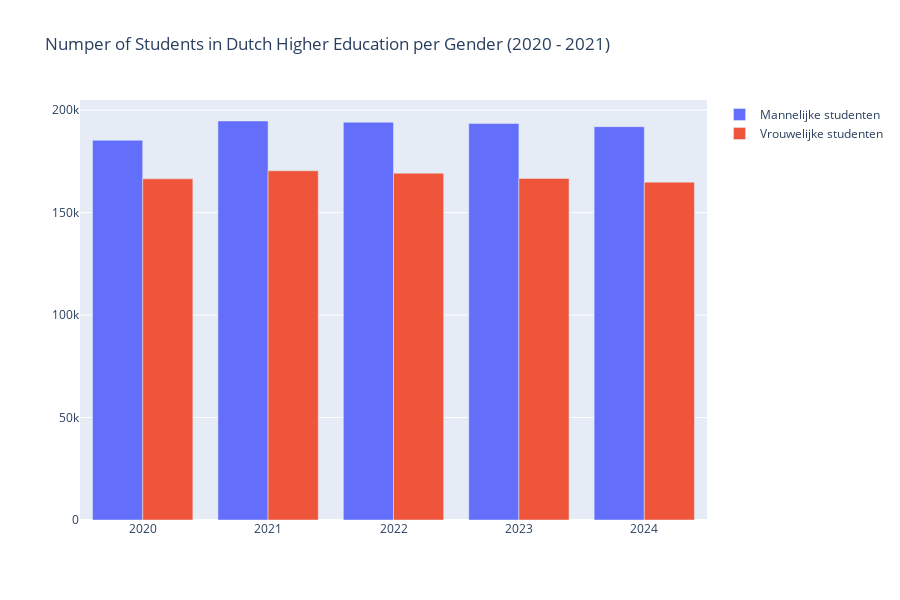

The cell this chart's notebook holds for it:
### Markdown cell above
### Verdeling naar geslacht
Onderstaande figuren tonen zowel de totaalverdeling als per jaar.

### Code cell
totaal_vrouw = [registraties_wo[registraties_wo['GESLACHT'] == 'vrouw'][jaar].sum() for jaar in jaren]
totaal_man = [registraties_wo[registraties_wo['GESLACHT'] == 'man'][jaar].sum() for jaar in jaren]

fig4 = go.Figure(data = [
    go.Bar(name='Mannelijke studenten', x = jaren, y = totaal_vrouw),
    go.Bar(name='Vrouwelijke studenten', x = jaren, y = totaal_man)
])

fig4.update_layout( height = 600, title = 'Numper of Students in Dutch Higher Education per Gender (2020 - 2021)')
fig4.show()

### Figure 1 — Plotly figure (JSON) as saved in the notebook; plotly's stock layout.template omitted (floating-point values rounded to 4 significant figures)
{"data": [{"name": "Mannelijke studenten", "type": "bar", "x": ["2020", "2021", "2022", "2023", "2024"], "y": [185276, 194680, 194075, 193428, 191919]}, {"name": "Vrouwelijke studenten", "type": "bar", "x": ["2020", "2021", "2022", "2023", "2024"], "y": [166458, 170392, 169235, 166647, 164847]}], "layout": {"height": 600, "title": {"text": "Numper of Students in Dutch Higher Education per Gender (2020 - 2021)"}}}
